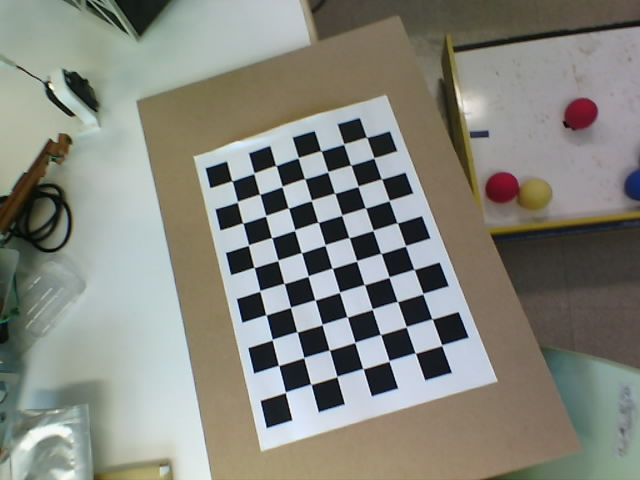
#> input picture calibration_images/captured_image_20240620_163204 copy.jpg, 640 x 480 px
$ python -i y.py   (imports and definitions only)
#> lines starting #> are read from the running program, lines starting #| are printed output that depends on the picture; after the words box and inside, x2 and y2 are one past the last pixel; in counts of white or black regions, pixels touching at a corner belong together
#> further down, picture is the input picture: shape (480, 640, 3); mean B, G, R 125.5, 134.1, 133
import cv2
import math
import numpy as np

# カメラキャリブレーションで得られた内部パラメータと歪み係数
mtx = np.array([[489.19077755, 0, 321.92789236],
                [0, 486.75540112, 250.062781328],
                [0, 0, 1]])  # カメラマトリックス
dist = np.array([0.06273926, 0.2188829, -0.00193607, 0.00228626, -0.77372788])  # 歪み係数

# ボールの実際の直径（メートル）
real_diameter = 0.66  # 例: 0.67mのボール
r = real_diameter / 2

# カメラの角度
t = 30

# カメラの高さ
l = 245

# [12 lines left out: function capture_image, not called in this run]

def detect_ball(img):
    hsv = cv2.cvtColor(img, cv2.COLOR_BGR2HSV)
#> hsv: shape (480, 640, 3); mean H, S, V 61.4, 46.5, 140.9
    lower_red = np.array([150, 104, 70])
    upper_red = np.array([180, 255, 255])
    mask = cv2.inRange(hsv, lower_red, upper_red)
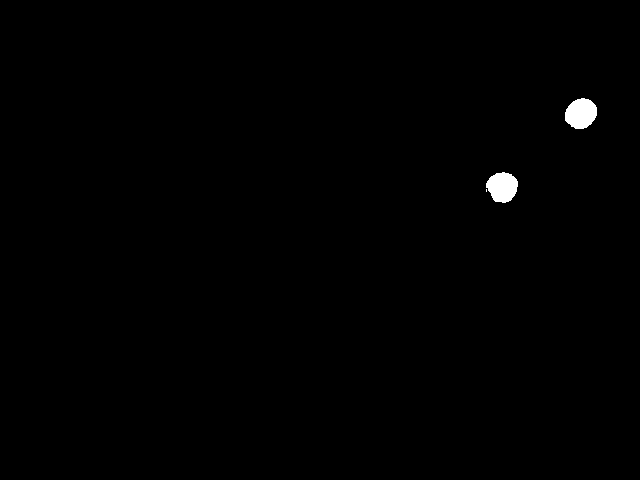
#> mask: shape (480, 640); 0.49% white; 3 white regions (1 under 20 px)

    contours, _ = cv2.findContours(mask, cv2.RETR_TREE, cv2.CHAIN_APPROX_SIMPLE)
#> contours = 3 contours, 1 with area under 20; largest, box (x1, y1, x2, y2) and area: (565, 98, 597, 129) 716, (486, 172, 518, 203) 690
    if len(contours) > 0:
        largest_contour = max(contours, key=cv2.contourArea)
#> largest_contour = contour of 39 points, box (x1, y1, x2, y2) (565, 98, 597, 129), area 716
        ((x, y), radius) = cv2.minEnclosingCircle(largest_contour)
#> x = 580.5; y = 113.5; radius = 16.81
        if radius > 10:
            return (int(x), int(y)), int(radius)
    return None, None

# [37 lines left out: functions calculate_camera_coordinates, calculate_physical_length, main, not called in this run]

# [2 lines not run here, left out]

>>> import cv2
>>> picture = cv2.imread('calibration_images/captured_image_20240620_163204 copy.jpg')
>>> result = detect_ball(picture)
#> result = ((580, 113), 16)

$ run again, on calibration_images/captured_image_20240620_163322.jpg
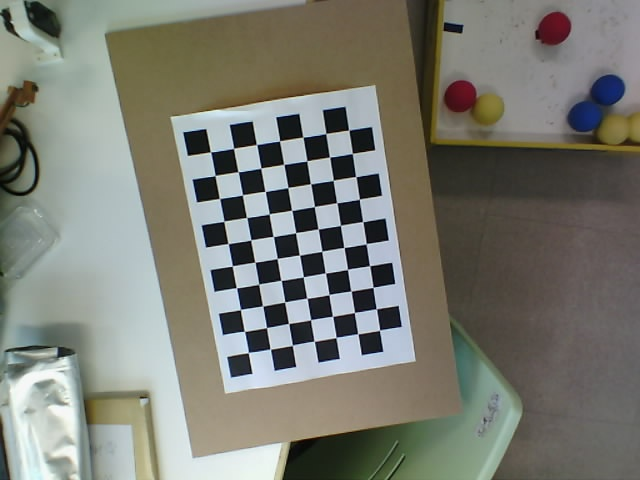
#> input picture calibration_images/captured_image_20240620_163322.jpg, 640 x 480 px
#> picture is the input picture: shape (480, 640, 3); mean B, G, R 114.5, 123.4, 122.2
#> hsv: shape (480, 640, 3); mean H, S, V 54.7, 48.4, 129.5
#> in detect_ball, `mask = cv2.inRange(hsv, lower_red, upper_red)`:
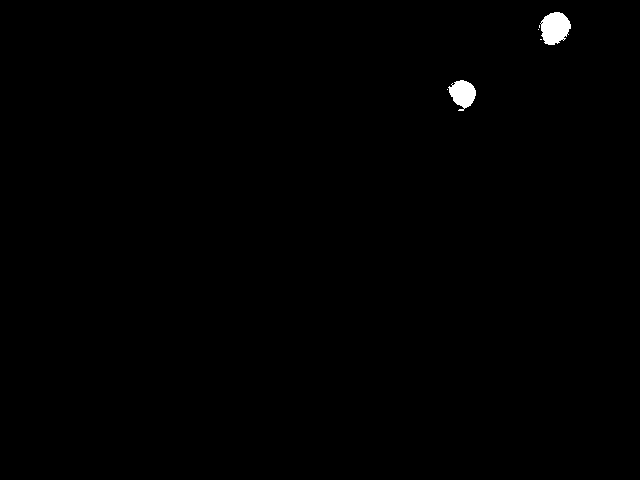
#> mask: shape (480, 640); 0.43% white; 6 white regions (4 under 20 px)
#> contours = 9 contours, 7 with area under 20; largest, box (x1, y1, x2, y2) and area: (540, 12, 571, 45) 702, (448, 80, 476, 111) 508
#> largest_contour = contour of 60 points, box (x1, y1, x2, y2) (540, 12, 571, 45), area 702
#> x = 553.5; y = 28; radius = 17.24
#> result = ((553, 28), 17)
